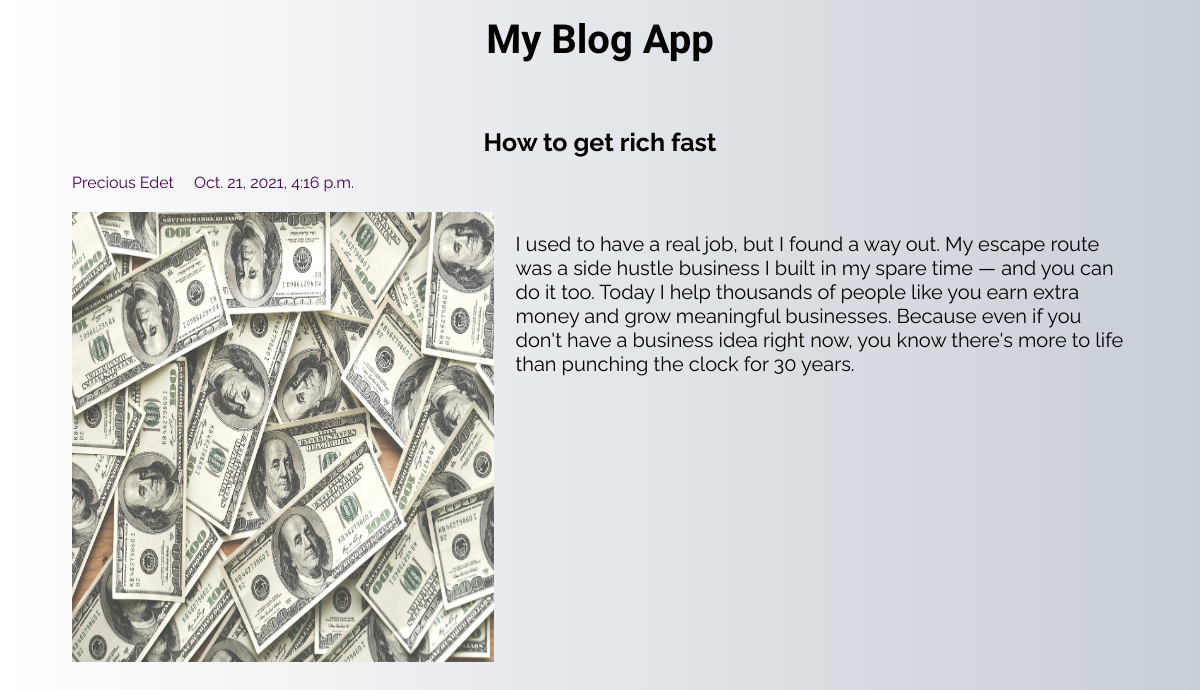
Page /blog/1/ on the committed database.
### blog/models.py (models this page shows, shortened)
class Post(models.Model):
    author = models.CharField(max_length = 30)
    title = models.CharField(max_length = 100)
    content = models.TextField()
    category = models.CharField(max_length = 30)
    image = models.ImageField(upload_to='images/')
    created_date = models.DateTimeField(default = timezone.now)
    published_date = models.DateTimeField(blank=True, null = True)

### blog/views.py (the view)
# urls.py: path('<int:post_id>/', detailView, name = 'detail'),
def detailView(request, post_id):
    post = get_object_or_404(Post, id = post_id)
    context = {
        'post' : post
    }
    return render(request, 'blog/detail.html', context)

### blog/templates/blog/detail.html (shortened to what this page needs)
<!DOCTYPE html>
<html lang="en">
<head>
</head>
<body>
    <main>
        <h1>
            My Blog App
        </h1>
    </main>
    <section>
        <h2>{{post.title}}</h2>
        <span>{{post.author}}</span>
        <span>{{post.created_date}}</span>
        <div class="content">
            <img src="{{ post.image.url }}" alt="...">
            <p>{{post.content}}</p>
        </div>
    </section>
</body>
</html>

### blog/templates/blog/detail.html (style rules this page uses)
body { background: rgb(255,255,255); background: linear-gradient(90deg, rgb(255,255,255) 0%, rgba(200,206,214,1) 100%); font-family: 'Raleway'; }
h1 { margin: 1rem; font-size: 40px; text-align: center; font-family: 'Festive', cursive; }
h2 { text-align: center; margin: 1rem; font-size: 25px; }
section { margin-top: 4rem; padding: 0 4rem; }
.content { display: flex; width: 100%; justify-content: space-between; margin: 20px auto; }
.content img { width: 40%; height: 450px; }
.content p { width: 58%; font-size: 20px; }
span { color: #480052; display: inline-block; margin-right: 1rem; }

### rows in the picture
Post: title "How to get rich fast", author "Precious Edet", created_date "Oct. 21, 2021, 4:16 p.m.", image (picture), content "I used to have a real job, but I found a way out. My escape route was a side hustle business I built in my spare time — and you can do it too. Today I help thousands of people like you earn extra money and grow meaningful businesses. Because even if you don't have a business idea right now, you know there's more to life than punching the clock for 30 years."
